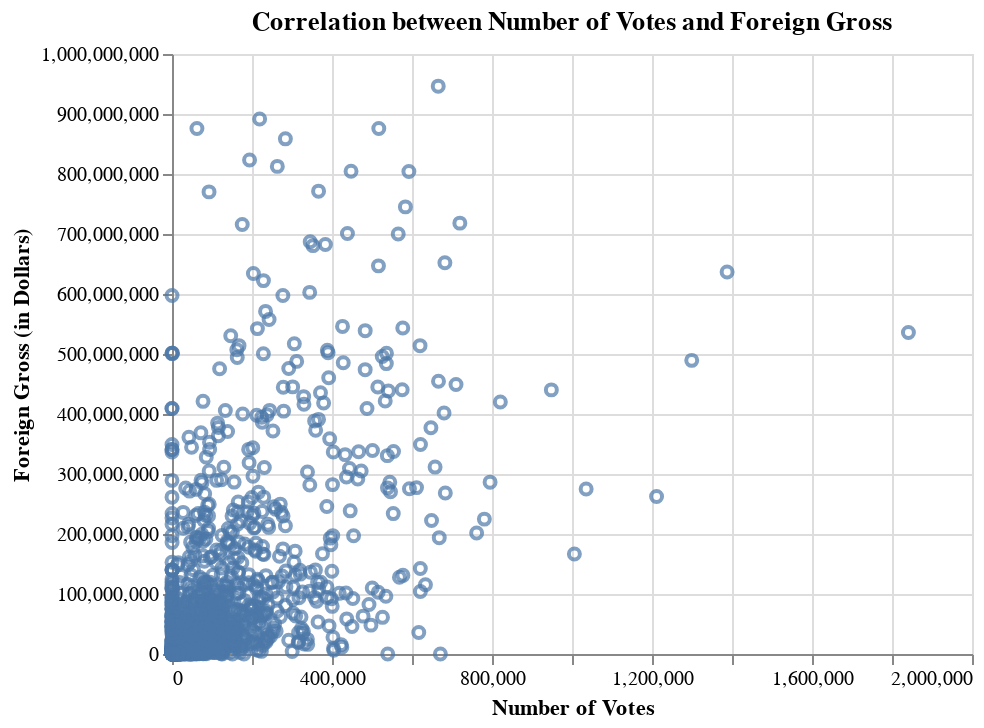

Notebook source saved alongside this figure:
### Markdown cell above
we want to know the correlation between the number of votes and the foreign gross and see how they affect eachother.

### Code cell
# using a scatter plot to show the correlation between the number of votes and the Foreign gross

import altair as alt
alt.Chart(data).mark_point().encode(
    alt.X('numvotes', title='Number of Votes'),
    alt.Y('foreign_gross', title='Foreign Gross (in Dollars)')
).properties(
    title='Correlation between Number of Votes and Foreign Gross'
)

### Figure 1 — Vega-Lite specification as saved in the notebook (floating-point values rounded to 4 significant figures; data arrays with more than 128 entries replaced by an {"elided": "..."} marker saying what was removed)
{"config": {"view": {"continuousWidth": 400, "continuousHeight": 300}}, "data": {"name": "data-19353a021250c0133c587b5771c4a332"}, "mark": "point", "encoding": {"x": {"field": "numvotes", "title": "Number of Votes", "type": "quantitative"}, "y": {"field": "foreign_gross", "title": "Foreign Gross (in Dollars)", "type": "quantitative"}}, "title": "Correlation between Number of Votes and Foreign Gross", "$schema": "https://vega.github.io/schema/vega-lite/v4.17.0.json", "datasets": {"data-19353a021250c0133c587b5771c4a332": {"elided": "1517 records"}}}
